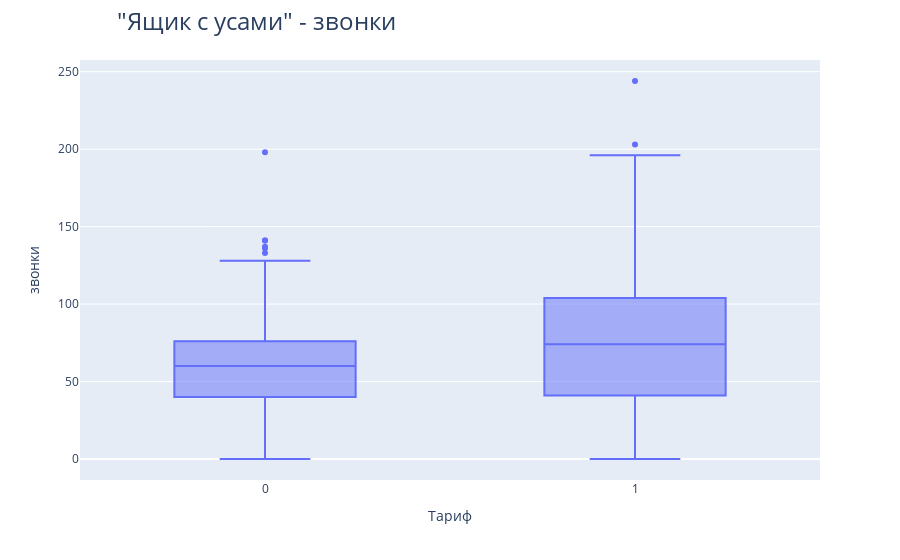
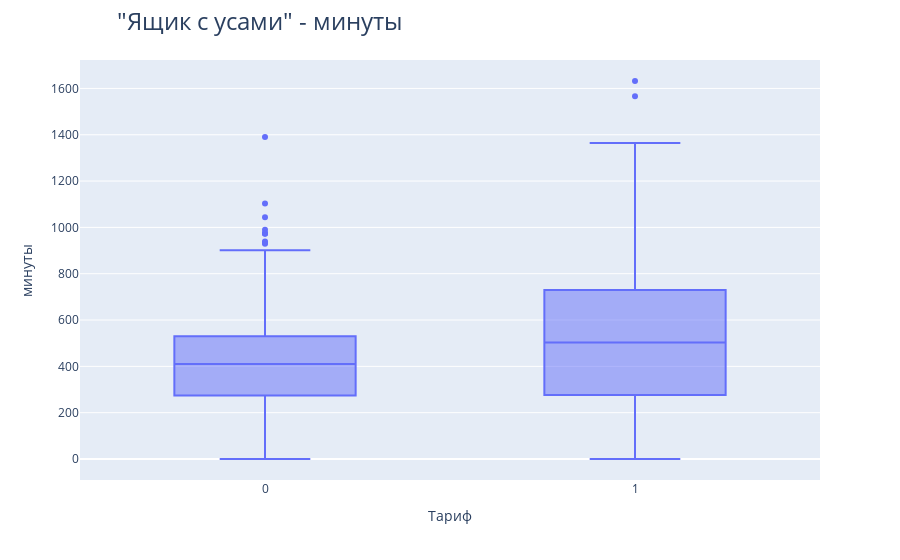
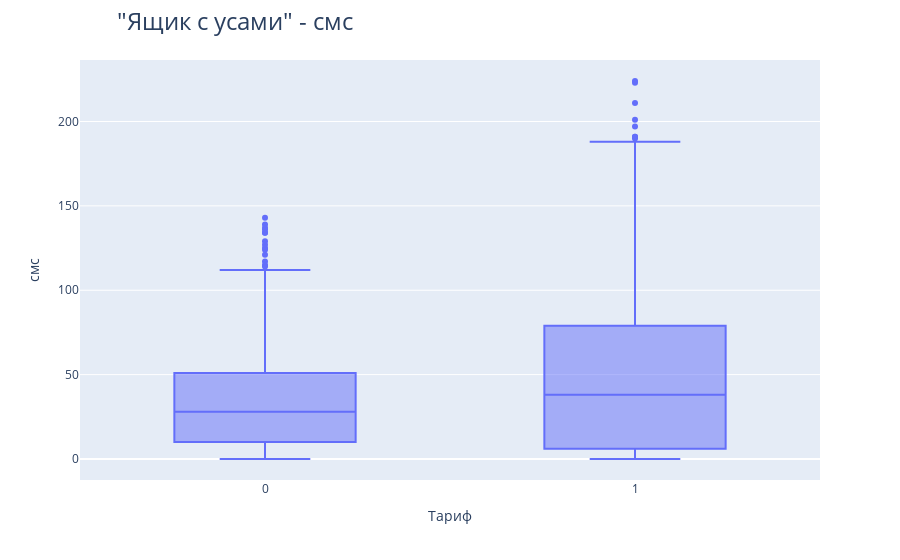
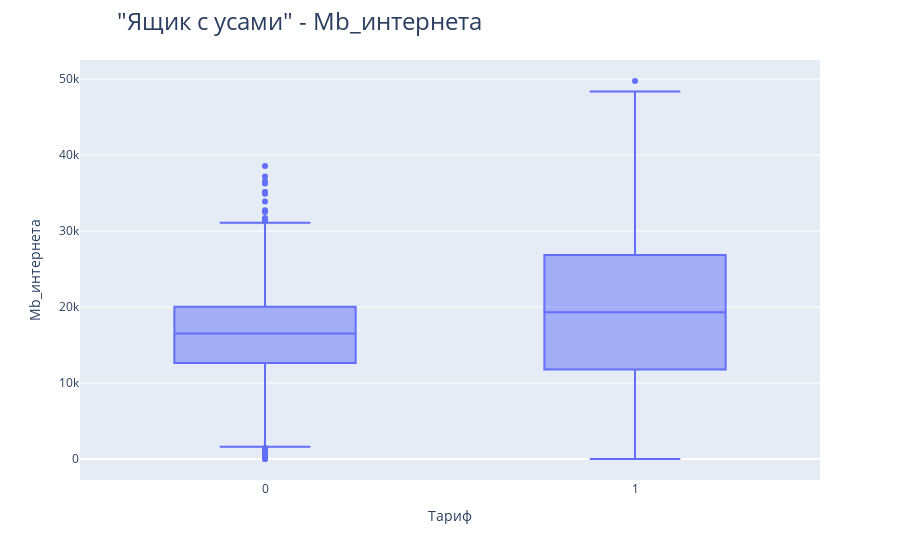

Source (notebook cell) for these figures, in order:
### Code cell
columns_ru = 'звонки', 'минуты', 'смс', 'Mb_интернета'

for i, j in zip(df.columns[:-1], columns_ru):
    fig = px.box(
    df,
    x='is_ultra',
    y=i,
    labels={'is_ultra': 'Тариф', i: j},
    )

    
    fig.update_layout(
        title=dict(
            text=f'"Ящик с усами" - {j}',
            font=dict(size=24),
            xref="paper"
        )
    )

    fig.show()

### Figure 1 — Plotly figure (JSON) as saved in the notebook; plotly's stock layout.template omitted (floating-point values rounded to 4 significant figures; data arrays with more than 128 entries replaced by an {"elided": "..."} marker saying what was removed)
{"data": [{"alignmentgroup": "True", "hovertemplate": "Тариф=%{x}<br>звонки=%{y}<extra></extra>", "legendgroup": "", "marker": {"color": "#636efa"}, "name": "", "notched": false, "offsetgroup": "", "orientation": "v", "showlegend": false, "type": "box", "x": {"elided": "3214 int values"}, "x0": " ", "xaxis": "x", "y": {"elided": "3214 int values"}, "y0": " ", "yaxis": "y"}], "layout": {"boxmode": "group", "legend": {"tracegroupgap": 0}, "margin": {"t": 60}, "title": {"font": {"size": 24}, "text": "\"Ящик с усами\" - звонки", "xref": "paper"}, "xaxis": {"anchor": "y", "domain": [0, 1], "title": {"text": "Тариф"}}, "yaxis": {"anchor": "x", "domain": [0, 1], "title": {"text": "звонки"}}}}

### Figure 2 — Plotly figure (JSON) as saved in the notebook; plotly's stock layout.template omitted (floating-point values rounded to 4 significant figures; data arrays with more than 128 entries replaced by an {"elided": "..."} marker saying what was removed)
{"data": [{"alignmentgroup": "True", "hovertemplate": "Тариф=%{x}<br>минуты=%{y}<extra></extra>", "legendgroup": "", "marker": {"color": "#636efa"}, "name": "", "notched": false, "offsetgroup": "", "orientation": "v", "showlegend": false, "type": "box", "x": {"elided": "3214 int values"}, "x0": " ", "xaxis": "x", "y": {"elided": "3214 float values"}, "y0": " ", "yaxis": "y"}], "layout": {"boxmode": "group", "legend": {"tracegroupgap": 0}, "margin": {"t": 60}, "title": {"font": {"size": 24}, "text": "\"Ящик с усами\" - минуты", "xref": "paper"}, "xaxis": {"anchor": "y", "domain": [0, 1], "title": {"text": "Тариф"}}, "yaxis": {"anchor": "x", "domain": [0, 1], "title": {"text": "минуты"}}}}

### Figure 3 — Plotly figure (JSON) as saved in the notebook; plotly's stock layout.template omitted (floating-point values rounded to 4 significant figures; data arrays with more than 128 entries replaced by an {"elided": "..."} marker saying what was removed)
{"data": [{"alignmentgroup": "True", "hovertemplate": "Тариф=%{x}<br>смс=%{y}<extra></extra>", "legendgroup": "", "marker": {"color": "#636efa"}, "name": "", "notched": false, "offsetgroup": "", "orientation": "v", "showlegend": false, "type": "box", "x": {"elided": "3214 int values"}, "x0": " ", "xaxis": "x", "y": {"elided": "3214 int values"}, "y0": " ", "yaxis": "y"}], "layout": {"boxmode": "group", "legend": {"tracegroupgap": 0}, "margin": {"t": 60}, "title": {"font": {"size": 24}, "text": "\"Ящик с усами\" - смс", "xref": "paper"}, "xaxis": {"anchor": "y", "domain": [0, 1], "title": {"text": "Тариф"}}, "yaxis": {"anchor": "x", "domain": [0, 1], "title": {"text": "смс"}}}}

### Figure 4 — Plotly figure (JSON) as saved in the notebook; plotly's stock layout.template omitted (floating-point values rounded to 4 significant figures; data arrays with more than 128 entries replaced by an {"elided": "..."} marker saying what was removed)
{"data": [{"alignmentgroup": "True", "hovertemplate": "Тариф=%{x}<br>Mb_интернета=%{y}<extra></extra>", "legendgroup": "", "marker": {"color": "#636efa"}, "name": "", "notched": false, "offsetgroup": "", "orientation": "v", "showlegend": false, "type": "box", "x": {"elided": "3214 int values"}, "x0": " ", "xaxis": "x", "y": {"elided": "3214 float values"}, "y0": " ", "yaxis": "y"}], "layout": {"boxmode": "group", "legend": {"tracegroupgap": 0}, "margin": {"t": 60}, "title": {"font": {"size": 24}, "text": "\"Ящик с усами\" - Mb_интернета", "xref": "paper"}, "xaxis": {"anchor": "y", "domain": [0, 1], "title": {"text": "Тариф"}}, "yaxis": {"anchor": "x", "domain": [0, 1], "title": {"text": "Mb_интернета"}}}}
